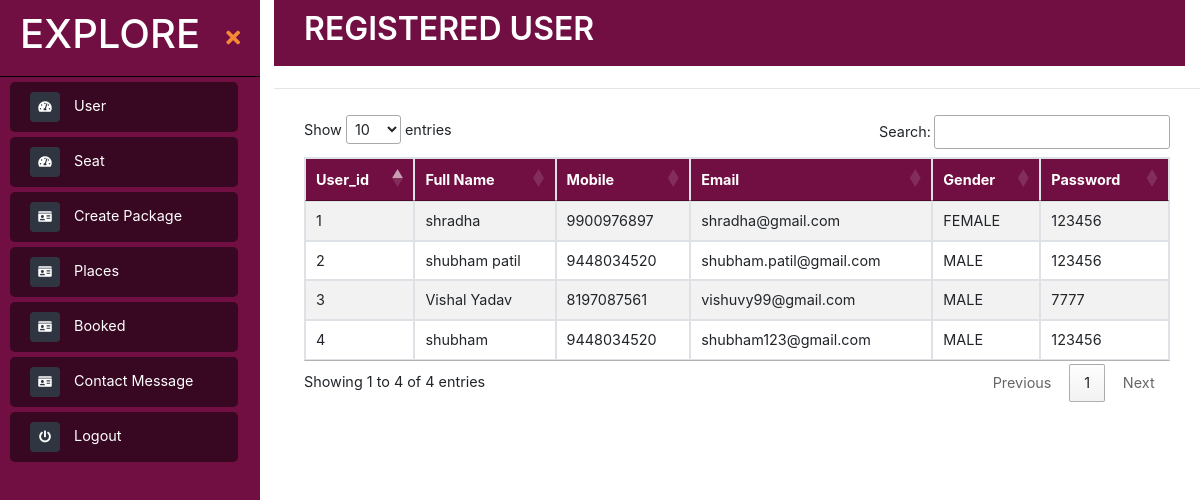
Screenshot of /admin/user.php with the database file from the repository.
### tables this page shows
CREATE TABLE `user` (
  `id` int(10) NOT NULL,
  `name` varchar(30) NOT NULL,
  `email` varchar(30) NOT NULL,
  `phone` varchar(12) NOT NULL,
  `gender` varchar(10) NOT NULL,
  `password` varchar(30) NOT NULL
);

### admin/user.php (the view, shortened to what this page needs)
<?php include("sidebar.php");
include('../connect.php')
?>
<div class="page-content container-fluid">
    <div class="footer">
        <div class="d-flex justify-content-between">
            <h2 class="text-center" style="font-weight: 600">REGISTERED USER</h2>
        </div>
    </div>
</div>
<main class="page-content">
    <hr />
    <div class="table-responsive" style="overflow-y:scroll; height: 480px;">
        <table class="table table-bordered table-striped bg-white" id="example">
            <thead>
                <tr>
                    <th>User_id</th>
                    <th>Full Name</th>
                    <th>Mobile</th>
                    <th>Email</th>
                    <th>Gender</th>
                    <th>Password</th>
                </tr>
            </thead>
            <tbody>
                <?php
                    $query="SELECT * FROM `user` ORDER BY `id`";
                    $sn=0;
                    $confirm = mysqli_query($conn, $query) or die(mysqli_error());
                    while ($out = mysqli_fetch_array($confirm))
                    { ?>
                        <tr>
                            <td><?php echo ++$sn; ?></td>
                            <td><?php echo $out['name']; ?></td>
                            <td><?php echo $out['phone']; ?></td>
                            <td><?php echo $out['email']; ?></td>
                            <td><?php echo $out['gender']; ?></td>
                            <td><?php echo $out['password']; ?></td>
                        </tr>
                        <?php
                    } ?>
            </tbody>
        </table>
    </div>
</main>

### admin/link.php (shortened to what this page needs)
<!DOCTYPE html>
<html lang="en">
<head>
  <link rel="stylesheet" href="https://maxcdn.bootstrapcdn.com/bootstrap/4.5.2/css/bootstrap.min.css">
  <link href="https://use.fontawesome.com/releases/v5.0.6/css/all.css" rel="stylesheet">
    <link href="assets/css/style.css" rel="stylesheet">
    <link rel="stylesheet" type="text/css" href="https://cdn.datatables.net/1.10.19/css/jquery.dataTables.min.css">
</head>
<body>

### admin/sidebar.php (shortened to what this page needs)
<?php
include('link.php');
?>
<div id="side" class="page-wrapper chiller-theme toggled">
  <nav id="sidebar" class="sidebar-wrapper">
    <div class="sidebar-content">
      <div class="sidebar-brand">
        <a href="#"><h1>EXPLORE</h1></a>
        <div id="close-sidebar">
          <i class="fas fa-times"></i>
        </div>
      </div>
      <div class="sidebar-menu">
        <ul>
          <li>
            <a href="user.php">
              <i class="fa fa-tachometer-alt"></i>
              <span>User</span>
            </a>
          </li>
          <li>
            <a href="addcom.php">
              <i class="fa fa-tachometer-alt"></i>
              <span>Seat</span>
            </a>
          </li>
          <li class="sidebar">
            <a href="addpakage.php">
              <i class="fas fa-id-card"></i>
              <span>Create Package</span>
            </a>
          </li>
          <li class="sidebar">
            <a href="addevents.php">
              <i class="fas fa-id-card"></i>
              <span>Places</span>
            </a>
          </li>
          <li class="sidebar">
            <a href="addmember.php">
              <i class="fas fa-id-card"></i>
              <span>Booked</span>
            </a>
          </li>
          <li class="sidebar">
            <a href="contactDetails.php">
              <i class="fas fa-id-card"></i>
              <span>Contact Message</span>
            </a>
          </li>
           <li>
            <a href="../index.php">
              <i class="fa fa-power-off"></i>
              <span>Logout</span>
            </a>
          </li>
        </ul>
    </div>
  </nav>

### admin/assets/css/style.css (style rules this page uses)
* { margin: 0px; padding: 0px; }
body { font-size: 0.9rem; background-color: #ffffff; }
.page-wrapper .sidebar-wrapper, .sidebar-wrapper .sidebar-brand > a, .sidebar-wrapper .sidebar-dropdown > a:after, .sidebar-wrapper .sidebar-menu .sidebar-dropdown .sidebar-submenu li a:before, .sidebar-wrapper ul li a i, .page-wrapper .page-content, .sidebar-wrapper .sidebar-search input.search-menu, .sidebar-wrapper .sidebar-search .input-group-text, .sidebar-wrapper .sidebar-menu ul li a, #show-sidebar, #close-sidebar { -webkit-transition: all 0.3s ease; -moz-transition: all 0.3s ease; -ms-transition: all 0.3s ease; -o-transition: all 0.3s ease; transition: all 0.3s ease; }
.page-wrapper { height: 100vh; }
.page-wrapper.toggled .sidebar-wrapper { left: 0px; }
@media screen and (min-width: 768px) { .page-wrapper.toggled .page-content { padding-left: 274px; } }
.sidebar-wrapper { width: 260px; height: 100%; max-height: 100%; position: fixed; top: 0; left: -300px; z-index: 999; }
.sidebar-wrapper ul { list-style-type: none; padding: 0; margin: 0 10px; }
.sidebar-wrapper a { text-decoration: none; }
.sidebar-content { max-height: calc(100% - 30px); height: calc(100% - 30px); overflow-y: auto; position: relative; }
.sidebar-wrapper .sidebar-brand { padding: 10px 20px; display: flex; align-items: center; }
.sidebar-wrapper .sidebar-brand > a { text-transform: uppercase; font-weight: bold; flex-grow: 1; }
.sidebar-wrapper .sidebar-brand #close-sidebar { cursor: pointer; font-size: 20px; }
.sidebar-wrapper .sidebar-menu { padding-bottom: 10px; }
.sidebar-wrapper .sidebar-menu ul li a { display: inline-block; width: 100%; text-decoration: none; position: relative; padding: 8px 30px 8px 20px; }
.sidebar-wrapper .sidebar-menu ul li a i { margin-right: 10px; font-size: 12px; width: 30px; height: 30px; line-height: 30px; text-align: center; border-radius: 4px; }
.sidebar-wrapper .sidebar-menu ul li { list-style: none; color: #fff; padding: 0px; display: block; width: 95%; background-color: rgba(0, 0, 0, 0.5); margin-top: 5px; height: 50px; display: flex; align-items: center; justify-content: center; border-radius: 5px; }
.page-wrapper .page-content { display: inline-block; width: 100%; padding-left: 10px; padding-top: 0px; }
.page-wrapper .page-content > div { padding: 10px 30px; }
.page-wrapper .page-content { overflow-x: hidden; }
.chiller-theme .sidebar-wrapper { background: rgb(113, 15, 66); ; }
.chiller-theme .sidebar-wrapper .sidebar-header, .chiller-theme .sidebar-wrapper .sidebar-search, .chiller-theme .sidebar-wrapper .sidebar-menu { border-top: 1px solid #000000; }
.chiller-theme .sidebar-wrapper .sidebar-header .user-info .user-role, .chiller-theme .sidebar-wrapper .sidebar-header .user-info .user-status, .chiller-theme .sidebar-wrapper .sidebar-search input.search-menu, .chiller-theme .sidebar-wrapper .sidebar-search .input-group-text, .chiller-theme .sidebar-wrapper .sidebar-brand>a, .chiller-theme .sidebar-wrapper .sidebar-menu ul li a, .chiller-theme .sidebar-footer>a { color: #fff; }
.page-wrapper.chiller-theme.toggled #close-sidebar { color: #F68936; }
.chiller-theme .sidebar-wrapper .sidebar-menu ul li a i, .chiller-theme .sidebar-wrapper .sidebar-menu .sidebar-dropdown div, .chiller-theme .sidebar-wrapper .sidebar-search input.search-menu, .chiller-theme .sidebar-wrapper .sidebar-search .input-group-text { background: #303641; }
.footer { text-align: center; background-color: rgb(113, 15, 66); color:white; padding: 10px 0px 5px 0px; }

### admin/user.php (style rules this page uses)
.table-bordered tr th { background-color: rgb(113, 15, 66); color: white; }

### rows the page displays
user: name "shradha", phone "9900976897", email "shradha@gmail.com", gender "FEMALE", password "123456"
user: name "shubham patil", phone "9448034520", email "shubham.patil@gmail.com", gender "MALE", password "123456"
user: name "Vishal Yadav", phone "8197087561", email "vishuvy99@gmail.com", gender "MALE", password "7777"
user: name "shubham", phone "9448034520", email "shubham123@gmail.com", gender "MALE", password "123456"
